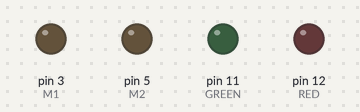
Bench run of a sketch on a simulated Arduino Uno, built with avr-gcc and run on an emulated ATmega328P. Shown: output pins drawn as LEDs (lit = HIGH).

Above: at 0.05 s.
Timing chart, 0 to 3.0 s (numbered marks = the images above):
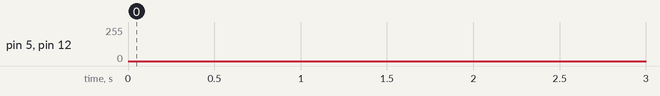

The sketch:

t6a.ino
```cpp
#define M1 3
#define M2 5
#define MINSPEED 100

#define GREEN 11
#define RED 12

float time;


void setup() {
	pinMode(M1, OUTPUT);
	pinMode(M2, OUTPUT);
	pinMode(GREEN, OUTPUT);
	pinMode(RED, OUTPUT);
}

void loop() {

	// 5 seconds / (255-minspeed) <- number of intervals
	time = (5) / (255 - MINSPEED);

	// clockwise 5 seconds
	digitalWrite(GREEN, HIGH);
	digitalWrite(RED, LOW);
	for (int i = MINSPEED; i <= 255; i++) {
		analogWrite(M1, i);
		analogWrite(M2, 0);
		delay(time);
	}

	// pause 2 seconds
	digitalWrite(GREEN, LOW);
	digitalWrite(RED, LOW);
	analogWrite(M1, 0);
	analogWrite(M2, 0);
	delay(2000);

	// counter clockwise 5 seconds
	digitalWrite(GREEN, LOW);
	digitalWrite(RED, HIGH);
	for (int i = MINSPEED; i <= 255; i++) {
		analogWrite(M1, 0);
		analogWrite(M2, i);
		delay(time);
	}

}
```
